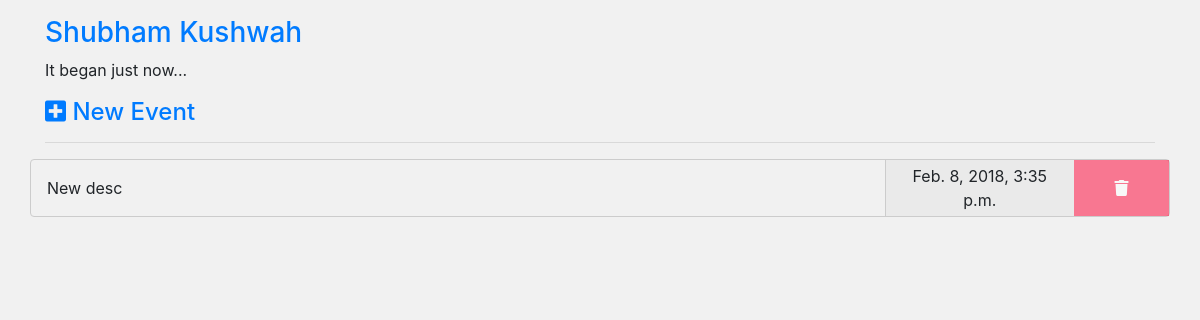
/, run on an earlier commit of the app's database.
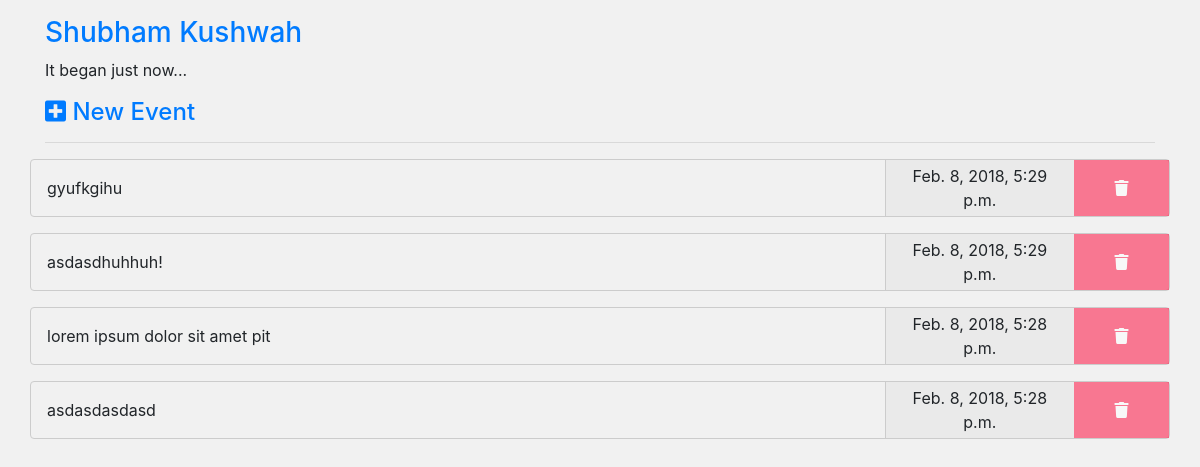
And on a later commit of the database.
### home/models.py (models this page shows, shortened)
class Event(models.Model):
    desc = models.TextField(max_length=2000, blank=False, null=False)
    timestamp = models.DateTimeField(auto_now=True)
    class Meta:
        ordering = ['-timestamp']

### home/views.py (the view)
# urls.py: url(r'^$', HomeView.as_view(), name='home'),
class HomeView(CreateView):
    form_class = EventForm
    template_name = 'home/home.html'
    def get_context_data(self, *args, **kwargs):
        context = super(HomeView, self).get_context_data(*args, **kwargs)
        qs = Event.objects.all()
        context['object_list'] = qs
        return context

### home/templates/home/home.html
{% extends 'base.html' %}
{% block content %}
    {% for obj in object_list %}
        {% include 'home/snippets/event-card.html' with obj=obj %}
    {% endfor %}
{% endblock %}

### home/templates/home/snippets/event-card.html
<div class="event-card row">
    <div class="content-in-card col-9">
        {{ obj.desc | safe }}
    </div>
    <div class="time-part col-2" onclick="location.href='http://localhost:8000/admin/home/event/{{ obj.id }}/change/'">
        <span class="time-span">{{ obj.timestamp }}</span>
    </div>
    <div class="col-1 del-box" onclick="location.href='{{ obj.id }}/delete/'">
        <a class="del-link" href="{{ obj.id }}/delete/"><i class="fas fa-trash"></i></a>
    </div>
</div>

What changed in the data, as far as the page shows it:
removed Event: desc "New desc", timestamp "Feb. 8, 2018, 3:35 p.m."
added Event: desc "gyufkgihu", timestamp "Feb. 8, 2018, 5:29 p.m."
added Event: desc "asdasdhuhhuh!", timestamp "Feb. 8, 2018, 5:29 p.m."
added Event: desc "lorem ipsum dolor sit amet pit", timestamp "Feb. 8, 2018, 5:28 p.m."
added Event: desc "asdasdasdasd", timestamp "Feb. 8, 2018, 5:28 p.m."
